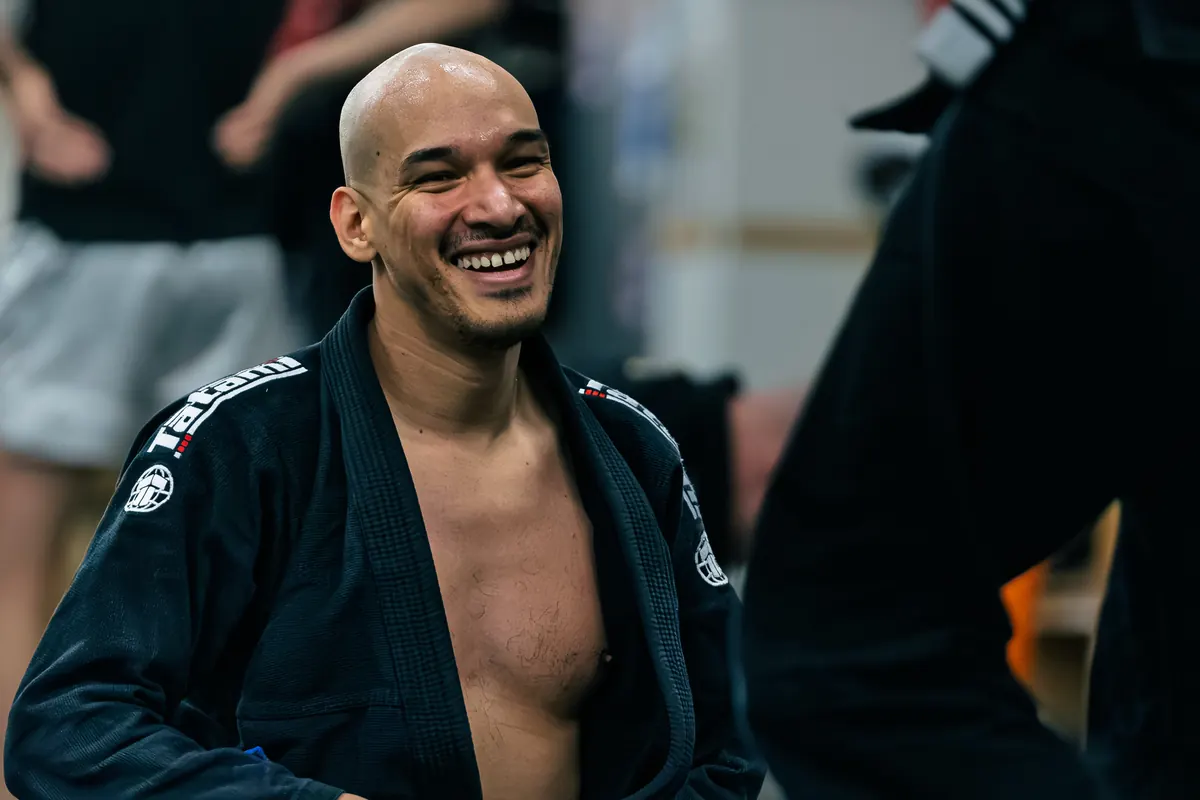
#> input picture arvonta/default.webp, 1200 x 800 px
$ python build_default.py
#> lines starting #> are read from the running program, lines starting #| are printed output that depends on the picture
"""Build the ready-to-post example PNG; browser editor remains the editable source."""

from pathlib import Path

from PIL import Image, ImageDraw, ImageFont, ImageOps


HERE = Path(__file__).resolve().parent
OUT = HERE / "valmis-mainos.png"
W = H = 1080
BLACK = "#000000"
GOLD = "#c8ae4d"
PAPER = "#f6f4ef"
INK = "#171914"
HEAVY = r"C:\Windows\Fonts\impact.ttf"
BOLD = r"C:\Windows\Fonts\arialbd.ttf"


def font(size, heavy=False):
    return ImageFont.truetype(HEAVY if heavy else BOLD, size)


def fitted(draw, value, max_width, size, heavy=False):
    while size > 18 and draw.textbbox((0, 0), value, font=font(size, heavy))[2] > max_width:
        size -= 1
    return font(size, heavy)


def line(draw, value, x, y, size, color, max_width, heavy=False):
    draw.text((x, y), value, font=fitted(draw, value, max_width, size, heavy), fill=color)


def build():
    image = Image.new("RGB", (W, H), BLACK)
#> image: PIL image 1080x1080 RGB; every value is 0
    photo = ImageOps.fit(Image.open(HERE / "default.webp").convert("RGB"),
                         (515, 688), Image.Resampling.LANCZOS, centering=(0.37, 0.5))
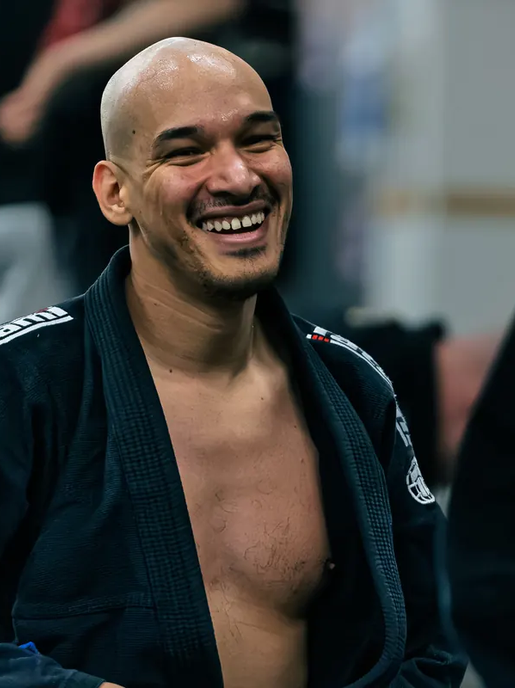
#> photo: PIL image 515x688 RGB; mean R, G, B 65.3, 65.4, 63
    image.paste(photo, (565, 0))
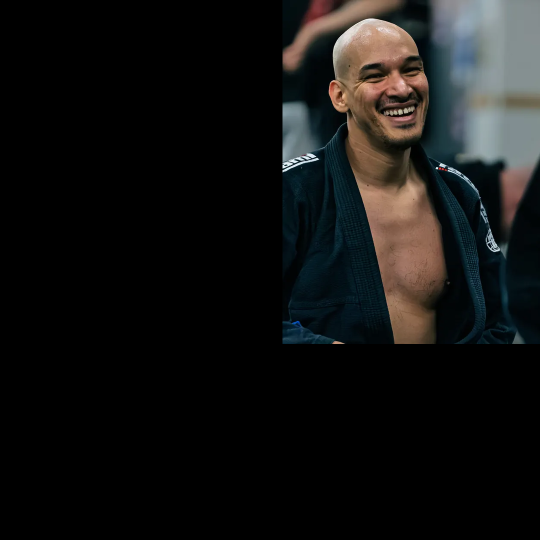
#> image: PIL image 1080x1080 RGB (shown at 1/2 size); mean R, G, B 19.8, 19.9, 19.1
    fade = Image.new("RGBA", (515, 688), (0, 0, 0, 0))
#> fade: PIL image 515x688 RGBA; every value is 0
    overlay = ImageDraw.Draw(fade)
    for x in range(175):
        opacity = round(220 * (1 - x / 175))
        overlay.line((x, 0, x, 688), fill=(0, 0, 0, opacity))
    image.paste(fade, (565, 0), fade)
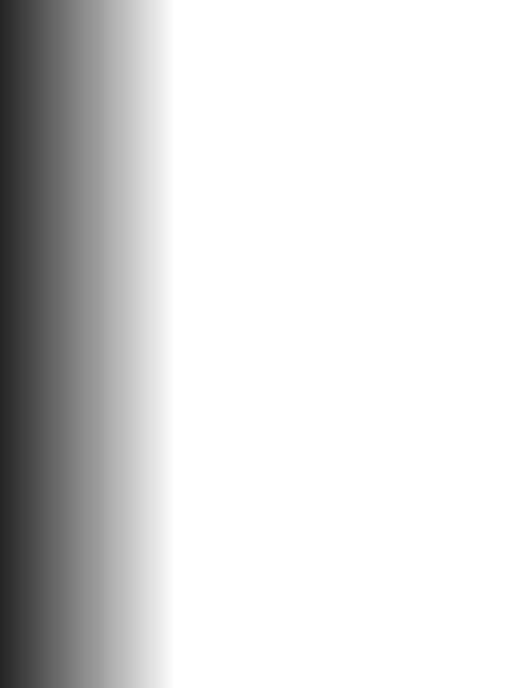
#> fade: PIL image 515x688 RGBA; mean R, G, B, A 0, 0, 0, 37.6; transparent parts drawn white
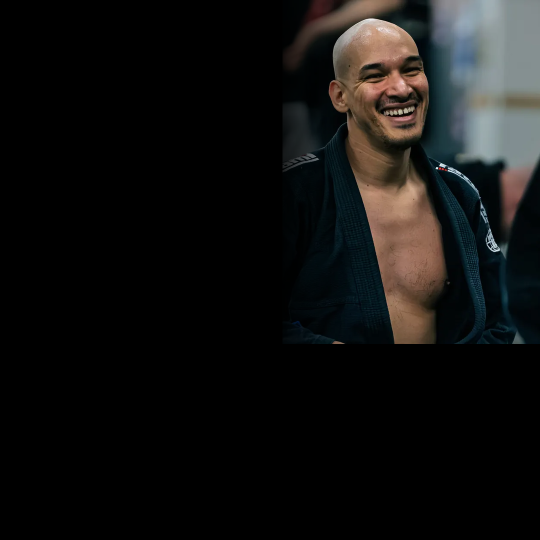
#> image: PIL image 1080x1080 RGB (shown at 1/2 size); mean R, G, B 18.3, 18, 17.1
    draw = ImageDraw.Draw(image)
    draw.rectangle((557, 0, 565, 688), fill=GOLD)
    draw.rectangle((0, 688, W, 697), fill=GOLD)
    draw.rectangle((0, 697, W, 975), fill=PAPER)
    draw.rectangle((48, 847, 1032, 849), fill="#cfcfc5")

#> (the run stopped early here; a loop or call above may not have finished)

$ run again, with originals/assets/presets/0eceda2b1723f9c451dc.jpg saved as arvonta/default.webp
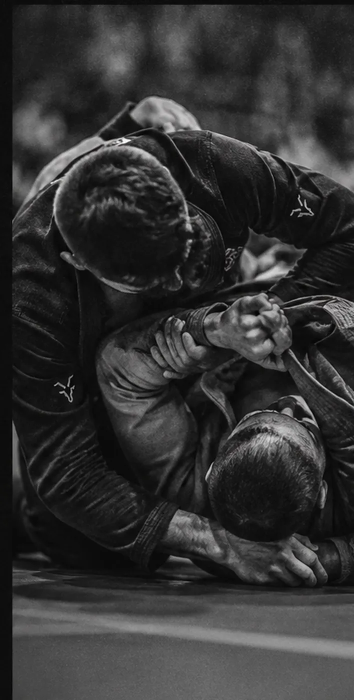
#> input picture originals/assets/presets/0eceda2b1723f9c451dc.jpg, 708 x 1400 px (shown at 1/2 size)
#> in build, `photo = ImageOps.fit(Image.open(HERE / "default.webp").convert("RGB"),..`:
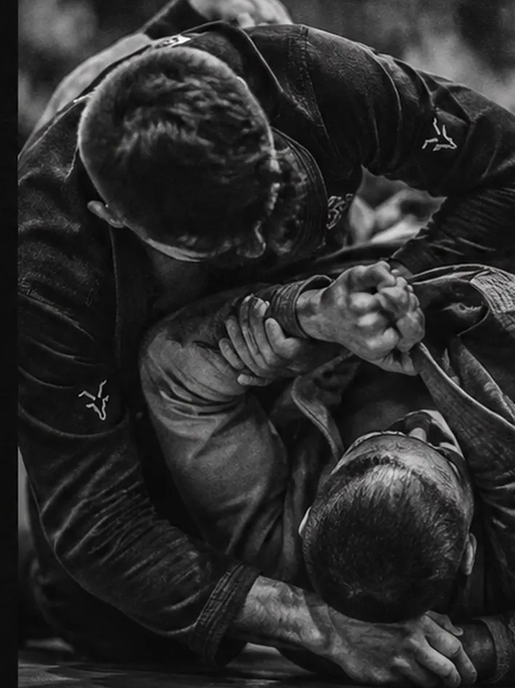
#> photo: PIL image 515x688 RGB; mean R, G, B 43.6, 43.6, 43.6
#> in build, `image.paste(photo, (565, 0))`:
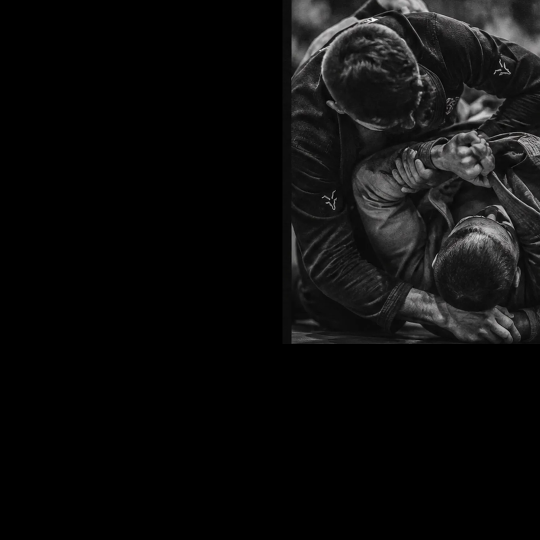
#> image: PIL image 1080x1080 RGB (shown at 1/2 size); mean R, G, B 13.3, 13.2, 13.2

$ run again, with originals/assets/presets/1fdd4a862c77c4ffd22f.jpg saved as arvonta/default.webp
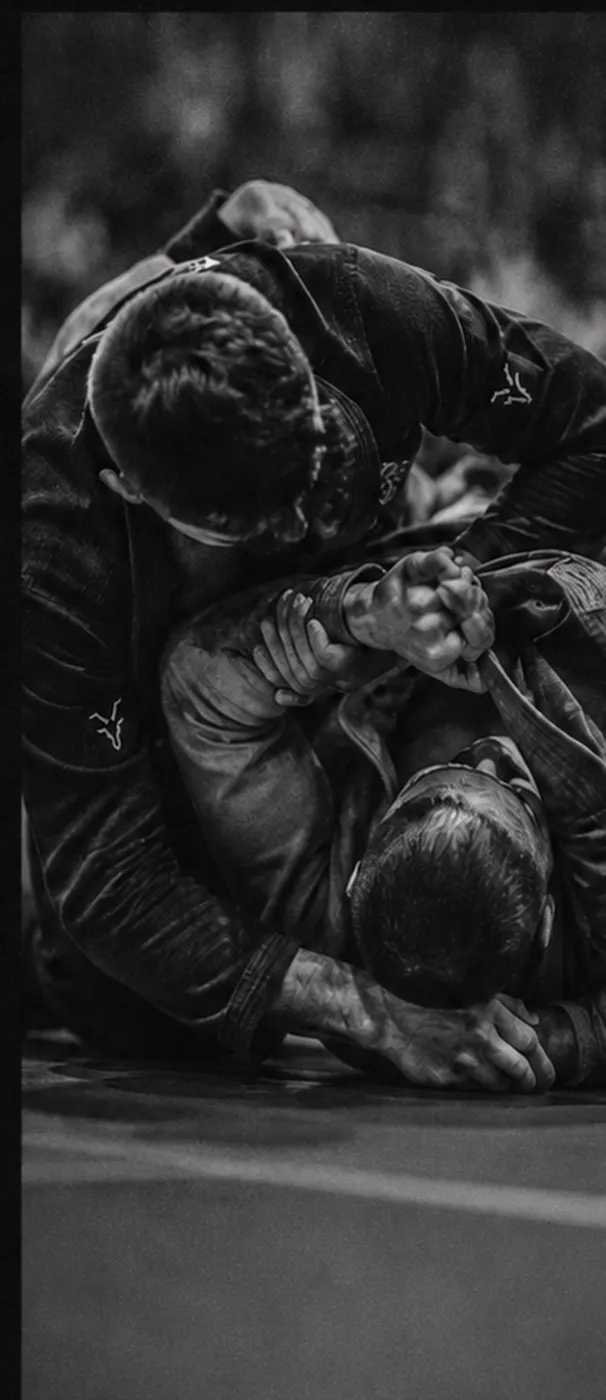
#> input picture originals/assets/presets/1fdd4a862c77c4ffd22f.jpg, 606 x 1400 px
#> in build, `photo = ImageOps.fit(Image.open(HERE / "default.webp").convert("RGB"),..`:
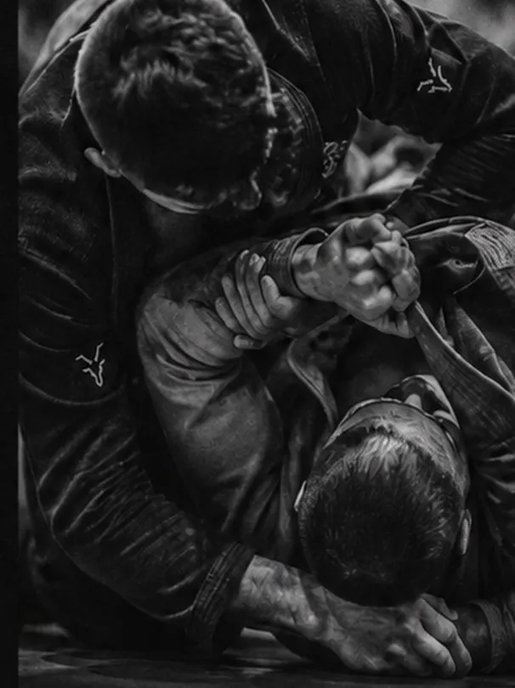
#> photo: PIL image 515x688 RGB; mean R, G, B 35.4, 35.4, 35.4
#> in build, `image.paste(photo, (565, 0))`:
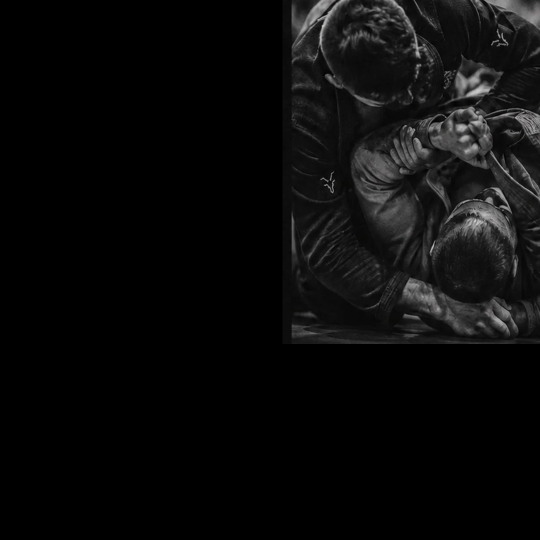
#> image: PIL image 1080x1080 RGB (shown at 1/2 size); mean R, G, B 10.8, 10.8, 10.8
